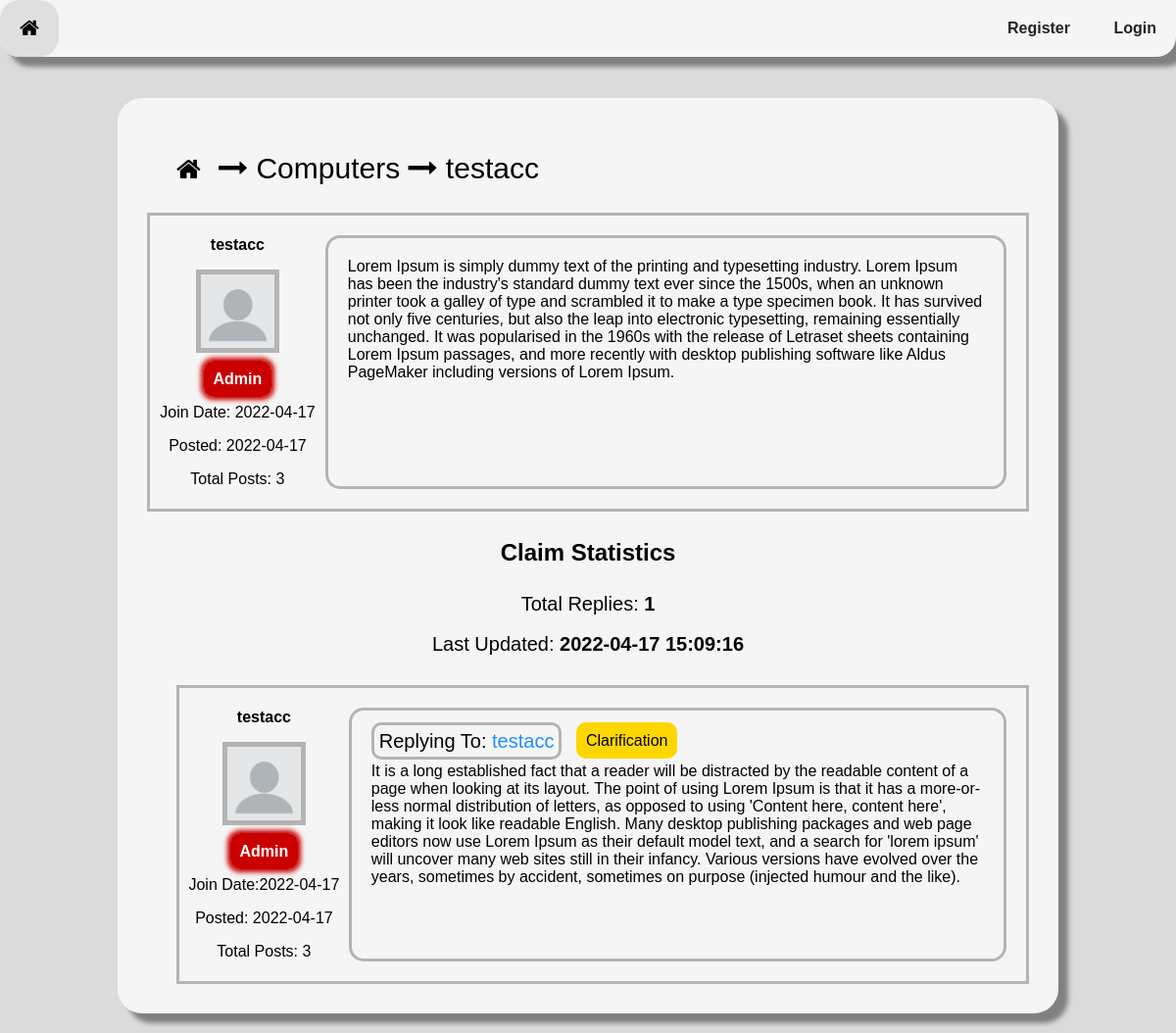
Page /16/30 on the committed database.
### tables this page shows
CREATE TABLE topic (
    topicID INTEGER NOT NULL PRIMARY KEY AUTOINCREMENT,
    topicName TEXT NOT NULL,
    postingUser INTEGER REFERENCES user(userID) ON DELETE SET NULL ON UPDATE CASCADE,
    creationTime INTEGER NOT NULL,
    updateTime INTEGER NOT NULL
);

CREATE TABLE user (
    userID INTEGER NOT NULL PRIMARY KEY AUTOINCREMENT,
    userName TEXT NOT NULL,
    passwordHash BLOB NOT NULL,
    isAdmin BOOLEAN NOT NULL,
    creationTime INTEGER NOT NULL,
    lastVisit INTEGER NOT NULL
);

CREATE TABLE claim (
    claimID INTEGER NOT NULL PRIMARY KEY AUTOINCREMENT,
    topic INTEGER NOT NULL REFERENCES topic(topicID) ON DELETE CASCADE ON UPDATE CASCADE,
    postingUser INTEGER REFERENCES user(userID) ON DELETE SET NULL ON UPDATE CASCADE,
    creationTime INTEGER NOT NULL,
    updateTime INTEGER NOT NULL,
    text TEXT NOT NULL
);

CREATE TABLE replyToClaimType (
    claimReplyTypeID INTEGER NOT NULL PRIMARY KEY AUTOINCREMENT,
    claimReplyType TEXT NOT NULL
);

CREATE TABLE replyText (
    replyTextID INTEGER NOT NULL PRIMARY KEY AUTOINCREMENT,
    postingUser INTEGER REFERENCES user(userID) ON DELETE SET NULL ON UPDATE CASCADE,
    creationTime INTEGER NOT NULL,
    text TEXT NOT NULL
);

### server.py (the view)
@ app.route('/<topicId>/<claimId>', methods=["GET"])
def displayClaim(topicId, claimId):
    user = getUserStatus()
    if not isTopicIdValid(topicId):
        return NotFoundMessage("Topic")
    if not isClaimIdValid(claimId):
        return NotFoundMessage("Claim")
    if not isTopicRelatedToClaim(topicId, claimId):
        return NotFoundMessage("Claim is not related to that topic")
    db = sqlite3.connect(PATH)
    cursor = db.cursor()
    claim = cursor.execute(
        "select postingUser, text, creationTime from claim where claimID=?", (claimId,))
    for row in claim:
        userId = row[0]
        claimText = row[1]
        creationTime = row[2]
    class Topic:
        TopicId = topicId
        TopicName = getTopicName(TopicId)
    class Claim:
        Username = getUsername(userId)
        ClaimId = claimId
        ClaimText = claimText
        JoinDate = getUserJoinDate(userId)
        ClaimPostDate = convertJulianTime(creationTime, "DATE")
        TotalPosts = getUserTotalPosts(userId)
        IsAdmin = isAdmin(userId)
        LastUpdateTime = getClaimLastUpdateTime(ClaimId)
    db.close()
    return render_template("Claim.html", user=user, topicList=getAllTopics(), topic=Topic, claimList=getAllClaimsInTopic(Topic.TopicId), claim=Claim, replies=getAllReplies(claimId))

### server.py (called while the page is built)
def getUserStatus():
    if isUserLoggedIn():
        id = getUserIDFromSession()
        username = getUsername(id)
        loggedIn = True
        admin = isAdmin(getUserIDFromSession())
    else:
        id = 0
        username = "NULL"
        loggedIn = False
        admin = False
    class Status:
        Id = id
        Username = username
        LoggedIn = loggedIn
        Admin = admin
    return Status

def isUserLoggedIn():
    if session.get("userID"):
        return True
    return False

def getUsername(id):
    db = sqlite3.connect(PATH)
    cursor = db.cursor()
    user = cursor.execute(
        "select userName from user where userID=?", (id,))
    username = "[user-deleted]"  # if no user is found
    for row in user:
        username = row[0]
    return username

def isAdmin(id):
    db = sqlite3.connect(PATH)
    cursor = db.cursor()
    user = cursor.execute(
        "select isAdmin from user where userID=?", (id,))
    for row in user:
        if row[0] == True:
            return True
        return False

def getUserJoinDate(id):
    db = sqlite3.connect(PATH)
    cursor = db.cursor()
    date = cursor.execute(
        "select creationTime from user where userID=?", (id,))
    for row in date:
        return convertJulianTime(row[0], "DATE")
    return 0

def getUserTotalPosts(id):
    db = sqlite3.connect(PATH)
    cursor = db.cursor()
    amount = cursor.execute(
        "select count(*) from replyText where postingUser=?", (id,))
    for row in amount:
        return row[0]
    return -1

def getTotalClaimsInTopic(topicId):
    db = sqlite3.connect(PATH)
    cursor = db.cursor()
    claim = cursor.execute(
        "select count(*) from claim where topic=?", (topicId,))
    for row in claim:
        return row[0]

def getLatestClaimInTopic(topicId):
    db = sqlite3.connect(PATH)
    cursor = db.cursor()
    latestClaim = cursor.execute(
        "select claimID, postingUser, updateTime from claim where topic=? order by updateTime desc limit 1", (topicId,))
    class LatestClaim:
        HasClaim = False
    for row in latestClaim:
        class LatestClaim:
            HasClaim = True
            Id = row[0]
            Username = getUsername(row[1])
            UpdatedAt = convertJulianTime(row[2], "FULL")
    return LatestClaim

### templates/Claim.html (shortened to what this page needs)
<!DOCTYPE html>
<html>
<head>
    <link rel="stylesheet" type="text/css" href="{{ url_for('static', filename='CSS/global.css') }}">
    <link rel="stylesheet" type="text/css"
        href="https://stackpath.bootstrapcdn.com/font-awesome/4.7.0/css/font-awesome.min.css">
</head>
<body
    onload="load(`{{ url_for('static', filename='Templates/RegisterForm.html') }}`, `{{ url_for('static', filename='Templates/LoginForm.html') }}`, `{{ url_for('static', filename='Templates/MessageBoxes.html') }}`)">
    <div class="navigationContainer">
        <button id="homeBtn" style="float: left;" onclick="location.href='/'" class="navigationBtn"><i
                class="fa fa-home fa-lg" aria-hidden="true"></i></button>
        {% if user.LoggedIn == True %}
        <button id="logoutBtn" style="display: inline-block;" onclick="location.href='/signout'"
            class="navigationBtn"><i class="fa fa-sign-out fa-lg" aria-hidden="true"></i></button>
        {% else %}
        <button id="registerBtn" style="display: inline-block;" onclick="overlayOn('overlayRegister')"
            class="navigationBtn"><b>Register</b></button>
        <button id="loginBtn" style="display: inline-block;" onclick="overlayOn('overlayLogin')"
            class="navigationBtn"><b>Login</b></button>
        {% endif %}
    </div>
    <div id="mainContainer">
        <div class="forumsContainer">
            <div id="forumHierarchy" class="flex-container-space-between">
                <div>
                    <button id="homeBtn" onclick="location.href='/'" class="forumHierarchyButton">
                        <i class="fa fa-home fa-2x" aria-hidden="true"></i>
                    </button>
                    <i class="fa fa-long-arrow-right" aria-hidden="true"></i>
                    <span style="cursor: pointer;" onclick="location.href='/{{ topic.TopicId }}'">{{ topic.TopicName
                        }}</span>
                    <i class="fa fa-long-arrow-right" aria-hidden="true"></i>
                    <span>{{ claim.Username }}</span>
                </div>
                <div style="background-color: var(primary); border-radius: 15px; padding: 10px;">
                </div>
            </div>
            <div id="{{ claim.ClaimId }}" class="grid-container">
                <div class="userInfo">
                    <p><b>{{ claim.Username }}</b></p>
                    <img class="userProfile"
                        src="{{ url_for('static', filename='Resources/Images/default_user.png') }}">
                    {% if claim.IsAdmin == True %}
                    <br><br>
                    <span class="adminLabel"><b>Admin</b></span>
                    <br>
                    {% endif %}
                    <p>Join Date: {{ claim.JoinDate }}</p>
                    <p>Posted: {{ claim.ClaimPostDate }}</p>
                    <p>Total Posts: {{ claim.TotalPosts }}</p>
                </div>
                <div style="border-radius: 15px; width: auto;" class="claimTextContainer">
                    <p class="claimText">{{ claim.ClaimText }}</p>
                </div>
            </div>
            <div style="text-align: center;">
                <h2 class="statisticsTitle">Claim Statistics</h2>
                <div style="text-align: center;">
                    <span class="statisticsText">Total Replies: <b>{{ replies|length }}</b></span>
                    <br>
                    <br>
                    <span class="statisticsText">Last Updated: <b>{{ claim.LastUpdateTime }}</b></span>
                </div>
            </div>
            {% for reply in replies %}
            <div id="reply_{{ reply.Id }}" style="margin-left: 30px; margin-top: 30px;" class="grid-container">
                <div class="userInfo">
                    <p><b>{{ reply.Username }}</b></p>
                    <img class="userProfile"
                        src="{{ url_for('static', filename='Resources/Images/default_user.png') }}">
                    {% if reply.IsAdmin == True %}
                    <br><br>
                    <span class="adminLabel"><b>Admin</b></span>
                    <br>
                    {% endif %}
                    <p>Join Date:{{ reply.JoinDate }}</p>
                    <p>Posted: {{ reply.ReplyPostDate }}</p>
                    <p>Total Posts: {{ reply.TotalPosts }}</p>
                </div>
                <div style="border-radius: 15px; width: auto;" class="claimTextContainer">
                    <div style="margin-bottom: 10px;" class="flex-container-space-between">
                        <div>
                            {% if reply.isReplyToReply == True %}
                            <span class="replyingTo">Replying To: <a
                                    onclick="moveTo('reply_{{ reply.ReplyingToId }}')">{{
                                    reply.ReplyingToUsername }}</a></span>
                            {% else %}
                            <span class="replyingTo">Replying To: <a onclick="moveTo('{{ claim.ClaimId }}')">{{
                                    claim.Username }}</a></span>
                            {% endif %}
                            {% if reply.ReplyType == "Clarification" %}
                            <span style="background-color: var(--replyTypeClarification);" class="replyTypeLabel">{{
                                reply.ReplyType }}</span>
                            {% elif reply.ReplyType == "Supporting Argument" %}
                            <span style="background-color: var(--replyTypeSupportingArgument);"
                                class="replyTypeLabel">{{
                                reply.ReplyType }}</span>
                            {% elif reply.ReplyType == "Counterargument" %}
                            <span style="background-color: var(--replyTypeCounterargument); color: var(--text2);"
                                class="replyTypeLabel">{{
                                reply.ReplyType }}</span>
                            {% elif reply.ReplyType == "Evidence" %}
                            <span style="background-color: var(--replyTypeEvidence);" class="replyTypeLabel">{{
                                reply.ReplyType }}</span>
                            {% elif reply.ReplyType == "Support" %}
                            <span style="background-color: var(--replyTypeSupport); color: var(--text2);"
                                class="replyTypeLabel">{{
                                reply.ReplyType }}</span>
                            {% elif reply.ReplyType == "Rebuttal" %}
                            <span style="background-color: var(--replyTypeRebuttal);" class="replyTypeLabel">{{
                                reply.ReplyType }}</span>
                            {% endif %}
                        </div>
                    </div>
                    {% if reply.Text|string() == "[REMOVED]" %}
                    <p class="claimText" style="text-align: center;"><b>{{ reply.Text }}</b></p>
                    {% else %}
                    <p class="claimText">{{ reply.Text }}</p>
                    {% endif %}
                </div>
            </div>
            {% endfor %}
        </div>
    </div>
</body>
</html>

### static/CSS/global.css (style rules this page uses)
:root { --primary: #8B21DE; --secondary: #5db31c; --third: #8290a2; --background: rgb(219, 219, 219); --background2: whitesmoke; --text: black; --text2: white; --icon: black; --icon2: white; --form: whitesmoke; --highlight: rgb(223, 223, 223); --border: rgb(180, 180, 180); --link: dodgerblue; --containerShadow: gray; --admin:rgb(202, 0, 0); --remove: red; --replyTypeClarification: gold; --replyTypeSupportingArgument: #89AC76; --replyTypeCounterargument: #4D5645; --replyTypeEvidence: #E6D690; --replyTypeSupport: #57A639; --replyTypeRebuttal: #D36E70; }
#forumHierarchy { color: var(--text); vertical-align: middle; margin: 20px; font-size: 30px; }
#mainContainer { margin-top: 65px; }
body { font-family: Helvetica, sans-serif; background-color: var(--background); margin: 0; padding: 0; }
h1, h2, h3, h4, h5, h6, p, span, small { color: var(--text); }
a { color: var(--link); cursor: pointer; }
.forumsContainer { background-color: var(--background2); border-radius: 25px; box-shadow: 10px 10px 5px var(--containerShadow); padding: 30px; margin-top: 100px; margin-left: 10%; margin-right: 10%; margin-bottom: 20px; }
.navigationContainer { background-color: var(--background2); box-shadow: 10px 10px 5px var(--containerShadow); text-align: right; display: block; position: fixed; top: 0; width: 100%; border-bottom-left-radius: 20px; border-bottom-right-radius: 20px; }
.navigationBtn { color: var(--text); background-color: transparent; border: none; cursor: pointer; padding: 20px; font-size: 16px; opacity: 0.85; }
.forumHierarchyButton { color: var(--icon); background-color: transparent; border: none; cursor: pointer; padding: 10px; }
.flex-container-space-between { display: flex; justify-content: space-between; align-items: center; }

### templates/Claim.html (style rules this page uses)
.replyTypeLabel { color: var(--text); padding: 10px; margin-left: 10px; border-radius: 10px; overflow-wrap: break-word; }
.adminLabel { color: var(--text2); background-color: var(--admin); box-shadow: 0 0 5px 3px var(--admin); border-radius: 10px; padding: 10px; margin-left: 20px; margin-right: 20px; }
.userProfile { vertical-align: top; border: 5px solid var(--border); max-width: 75px; max-height: 75px; width: auto; height: auto; }
.userInfo { color: var(--text); text-align: center; margin: 5px; }
.claimTextContainer { border: 3px solid var(--border); vertical-align: top; margin-top: 20px; margin-right: 20px; margin-bottom: 20px; padding: 20px; width: 30%; }
.claimText { color: var(--text); vertical-align: middle; margin: auto; white-space: pre-wrap; overflow-wrap: break-word; font-size: 16px; }
.replyingTo { color: var(--text); border: 3px solid var(--border); border-radius: 10px; vertical-align: middle; text-align: center; padding: 5px; font-size: 20px; }
.statisticsTitle { width: auto; padding: 8px; border-radius: 20px; }
.statisticsText { color: black; font-size: 20px; }
.grid-container { border: 3px solid var(--border); display: grid; grid-template-columns: 20% 80%; }

### rows in the picture
topic: TopicName "Computers"
user: Username "testacc", Username "testacc", Username "testacc"
claim: ClaimText "Lorem Ipsum is simply dummy text of the printing and typesetting industry. Lorem Ipsum has been the industry's standard dummy text ever since the 1500s, when an unknown printer took a galley of type and scrambled it to make a type specimen book. It has survived not only five centuries, but also the leap into electronic typesetting, remaining essentially unchanged. It was popularised in the 1960s with the release of Letraset sheets containing Lorem Ipsum passages, and more recently with desktop publishing software like Aldus PageMaker including versions of Lorem Ipsum."
replyToClaimType: ReplyType "Clarification"
replyText: Text "It is a long established fact that a reader will be distracted by the readable content of a page when looking at its layout. The point of using Lorem Ipsum is that it has a more-or-less normal distribution of letters, as opposed to using 'Content here, content here', making it look like readable English. Many desktop publishing packages and web page editors now use Lorem Ipsum as their default model text, and a search for 'lorem ipsum' will uncover many web sites still in their infancy. Various versions have evolved over the years, sometimes by accident, sometimes on purpose (injected humour and the like)."

### other values in the picture
{{ claim.JoinDate }} "2022-04-17"
{{ claim.ClaimPostDate }} "2022-04-17"
{{ claim.TotalPosts }} "3"
{{ replies|length }} "1"
{{ claim.LastUpdateTime }} "2022-04-17 15:09:16"
{{ reply.JoinDate }} "2022-04-17"
{{ reply.ReplyPostDate }} "2022-04-17"
{{ reply.TotalPosts }} "3"
